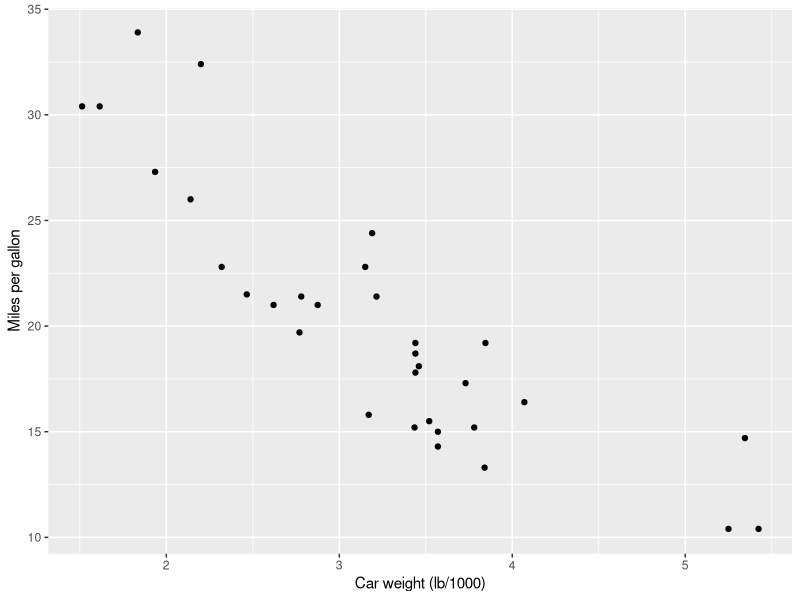

The R source for this figure:
## ---- chunk 1
knitr::opts_chunk$set(echo = TRUE)
## ---- chunk 2
summary(cars)
## ---- chunk 3
library(ggplot2)

ggplot(mtcars, aes(wt, mpg)) +
geom_point() +
xlab("Car weight (lb/1000)") +
ylab("Miles per gallon")
